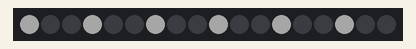
Bench run of a sketch on a simulated Arduino Uno, built with avr-gcc and run on an emulated ATmega328P. Shown: 18 RGB LEDs in strip order, left to right. Dim RGB values are drawn brighter than linear.

Above: at 0.05 s.
At 1.16 s:
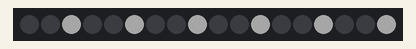
At 2.27 s:
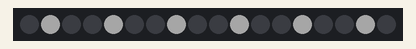
At 4.5 s:
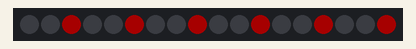
At 6.72 s:
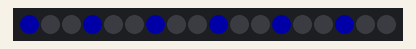
At 9.04 s:
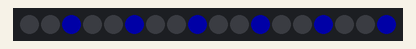

Measured:
- by itself, everything shown: repeats every 9.1 s, in 90 steps

The sketch:

PIXEL_TheaterChase.ino
```cpp
#include <Adafruit_NeoPixel.h>

#define PIXEL_PIN			6	// pin the pixels are connected to
#define PIXEL_COUNT			18	// how many pixels we have
#define PIXEL_BRIGHTNESS	80	// how bright to make the pixels (0-255)
#define SHORT_DELAY			20	// a small amount of time to wait for rainbows [ms]
#define LONG_DELAY			100	// time to wait for other effects [ms]

Adafruit_NeoPixel strip = Adafruit_NeoPixel(PIXEL_COUNT, PIXEL_PIN, NEO_GRB + NEO_KHZ800);

void setup()
{
	strip.begin();

	strip.setBrightness(PIXEL_BRIGHTNESS);

	strip.show();
}

void loop()
{
	theaterChase(strip.Color(127, 127, 127));	// White
	theaterChase(strip.Color(127, 0, 0));		// Red
	theaterChase(strip.Color(0, 0, 127));		// Blue
}

// Theatre-style crawling lights.
void theaterChase(uint32_t color)
{
	int j;
	int q;
	int i;

	// Do 10 cycles of chasing.
	for (j = 0; j < 10; j++)
	{
		for (q = 0; q < 3; q++)
		{
			// Turn every third pixel on.
			for (i = 0; i < PIXEL_COUNT; i = i + 3)
			{
				// Use the color we picked earlier.
				strip.setPixelColor(i + q, color);
			}

			// Update the pixels.
			strip.show();

			// Pause for effect.
			delay(LONG_DELAY);

			// Turn every third pixel off.
			for (i = 0; i < PIXEL_COUNT; i = i + 3)
			{
				strip.setPixelColor(i + q, 0);
			}
		}
	}
}
```
